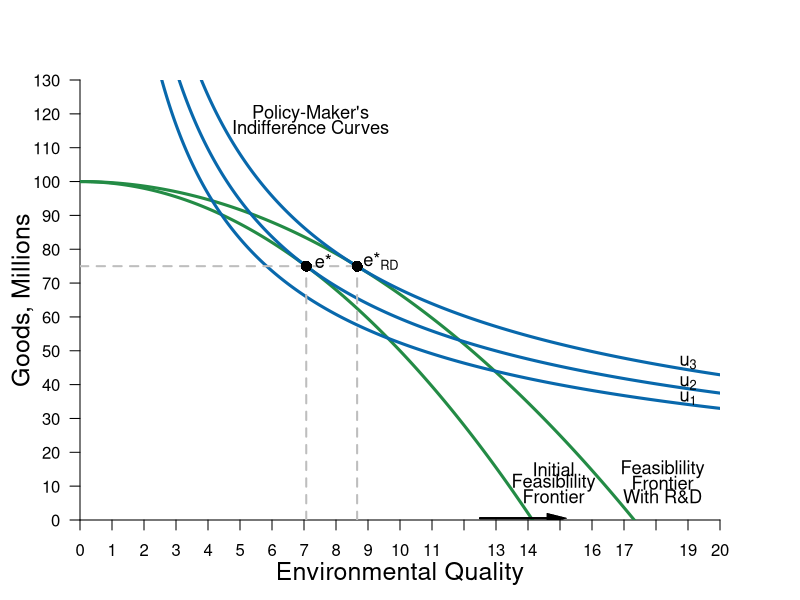

Recreate this plot in R.
#Graph Designer: Simon Halliday
#Authors: Bowles, Foley and Halliday
#Title: Coordination, Conflict and Competition: A Text in Microeconomics

library(shape)
pdf(file = "/Users/rileyboeth/Library/Mobile Documents/com~apple~CloudDocs/bfh textbook - backup/figure3_12.pdf", width = 8, height = 8)

#Set parameters for graphics
axislabelsize <- 1.5
labelsize <- 1.1
graphlinewidth <- 3
segmentlinewidth <- 2

COL <- c("#7fc97f", "#beaed4", "#fdc086", "#ffff99", "#386cb0", "#f0027f", "#bf5b17", "#666666")
COLA <- c("#e0f3db", "#99d8c9","#66c2a4","#41ae76", "#238b45", "#005824")
COLB <- c("#4eb3d3", "#2b8cbe", "#0868ac","#084081")

#Edited the margins to cater for the larger LHS labels
par(mar =  c(4, 4, 4, 4))

#Feasibility frontier equation and new feasbility frontier equation with R&D

ppf <- function(x, y) {
  100-((x^2)/2)
}

ppf_rd <- function(x, y) {
  100-((x^2)/3)
}

#change alpha to .4

uFn <- function(x, y, alpha = 0.4){
  (x^alpha)*(y^(1-alpha))
}

#Add limits on axes and levels of utility for each indifference curve

ylims <- c(0, 130)
xlims <- c(0, 20)

npts <- 501 
x <- seq(xlims[1], xlims[2], length.out = npts)
y <- seq(ylims[1], ylims[2], length.out = npts) 

a <- c(27, 29.16, 31.616) #alpha = 0.4

plot(0, 0, xlim = xlims, ylim = ylims, type = "n",
     xlab = expression(paste("")),
     ylab = expression(paste("")), 
     xaxt = "n", 
     yaxt = "n", 
     cex.lab = axislabelsize, 
     bty = "n", 
     xaxs="i", 
     yaxs="i"
)

#x and y limits and ticks 

ticksx <- seq(from = 0, to = xlims[2], by = 1)
xlabels <- seq(from = 0, to = xlims[2], by = 1)
ticksy <- seq(from = 0, to = ylims[2], by = 10)
ylabels <- seq(from = 0, to = ylims[2], by = 10)

axis(1, at = ticksx, pos = 0, labels = xlabels)
axis(2, at = ticksy, pos = 0, labels = ylabels, las = 1)

npts <- 500 
xx1 <- seq(xlims[1], xlims[2], length.out = npts)
xx2 <- seq(0, xlims[2], length.out = npts)
xx3 <- seq(xlims[1], 0, length.out = npts)
xx4 <- seq(-11, 0, length.out = npts)


#Draw the feasibility frontiers
lines(xx1, ppf(xx1, y), col = COLA[5], lwd = graphlinewidth)
lines(xx1, ppf_rd(xx1, y), col = COLA[5], lwd = graphlinewidth)

#Label the feasibility frontier frontier
text(14.8, 15, expression("Initial"), cex = labelsize)
text(14.8, 11, expression("Feasiblility"), cex = labelsize)
text(14.8, 7, expression("Frontier"), cex = labelsize)
Arrows(12.5, 0.53, 14.9, 0.53, col = "black", lty = 1, lwd = 2, arr.type = "triangle", arr.lwd = 0.5)

#Label the feasibility frontier with R&D frontier
text(18.2, 15, expression("Feasiblility"), cex = labelsize)
text(18.2, 11, expression("Frontier"), cex = labelsize)
text(18.2, 7, expression("With R&D"), cex = labelsize)
Arrows(12.5, 0.53, 14.9, 0.53, col = "black", lty = 1, lwd = 2, arr.type = "triangle", arr.lwd = 0.5)

contour(x, y, 
        outer(x, y, uFn),
        drawlabels = FALSE,
        col = COLB[3],
        lwd = graphlinewidth,
        levels = a, 
        xaxs="i", 
        yaxs="i", 
        add = TRUE)

#Axis labels
mtext(expression(paste("Environmental Quality")), side = 1, line = 2.5, cex = axislabelsize)
text(-1.8, 0.5*ylims[2], expression(paste("Goods, Millions")), xpd = TRUE, cex = axislabelsize, srt = 90) 

#Label the indifference curves generally
text(7.2,120, expression("Policy-Maker's"), cex = labelsize)
text(7.2,116, expression("Indifference Curves"), cex = labelsize)

#Label the indifference curves and place labels properly
text(19, 36, expression(u[1]), cex = labelsize)
text(19, 40.5, expression(u[2]), cex = labelsize)
text(19, 46.5, expression(u[3]), cex = labelsize)

#Annotate max u point on feasibility with r&D frontier
text(9.4, ppf_rd(8.66)+1.5, expression(paste("e*"[RD])), cex = labelsize)
segments(8.66, 0, 8.66, ppf_rd(x = 8.66), lty = 2, col = "gray", lwd = segmentlinewidth)
segments(0, ppf_rd(x = 8.66), 8.66, ppf_rd(x = 8.66), lty = 2, col = "gray", lwd = segmentlinewidth)
points(8.66, ppf_rd(x = 8.66), pch = 16, col = "black", cex = 1.5)

#Annotate max u point on feasibility frontier
text(7.6, ppf(7.07)+1.5, expression(paste("e*")), cex = labelsize)
segments(7.07, 0, 7.07, ppf(x = 7.07), lty = 2, col = "gray", lwd = segmentlinewidth)
#segments(0, ppf(x = 7.07), 7.07, ppf(x = 7.07), lty = 2, col = "gray", lwd = segmentlinewidth)
points(7.07, ppf(x = 7.07), pch = 16, col = "black", cex = 1.5)

dev.off()
